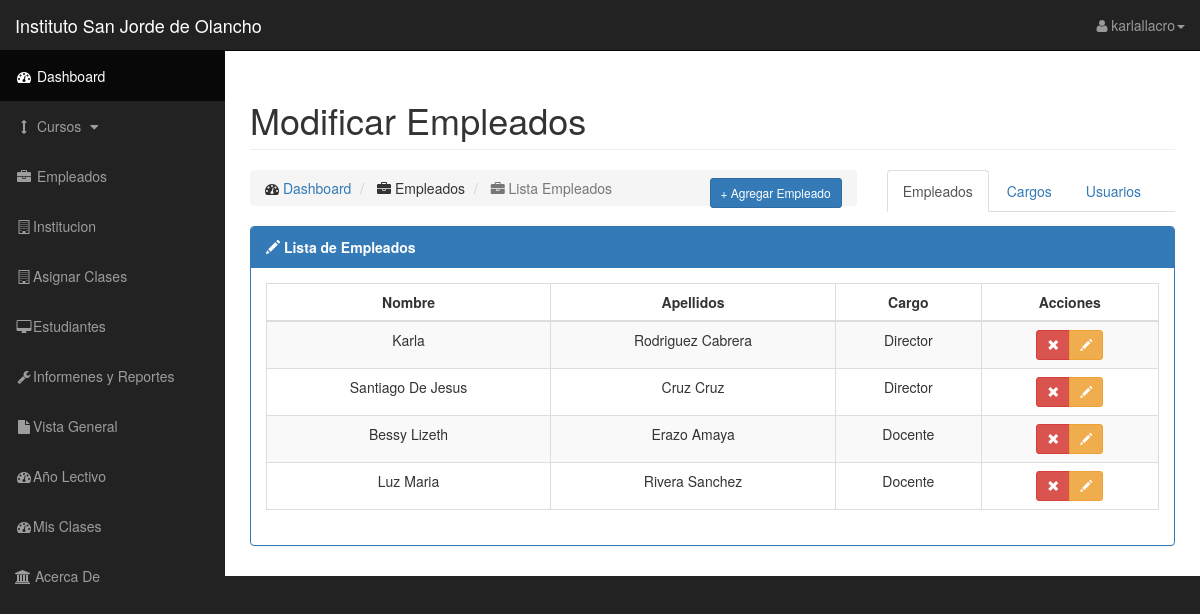
The page /modificarEmpleados.php (signed in) on the database as committed earlier.
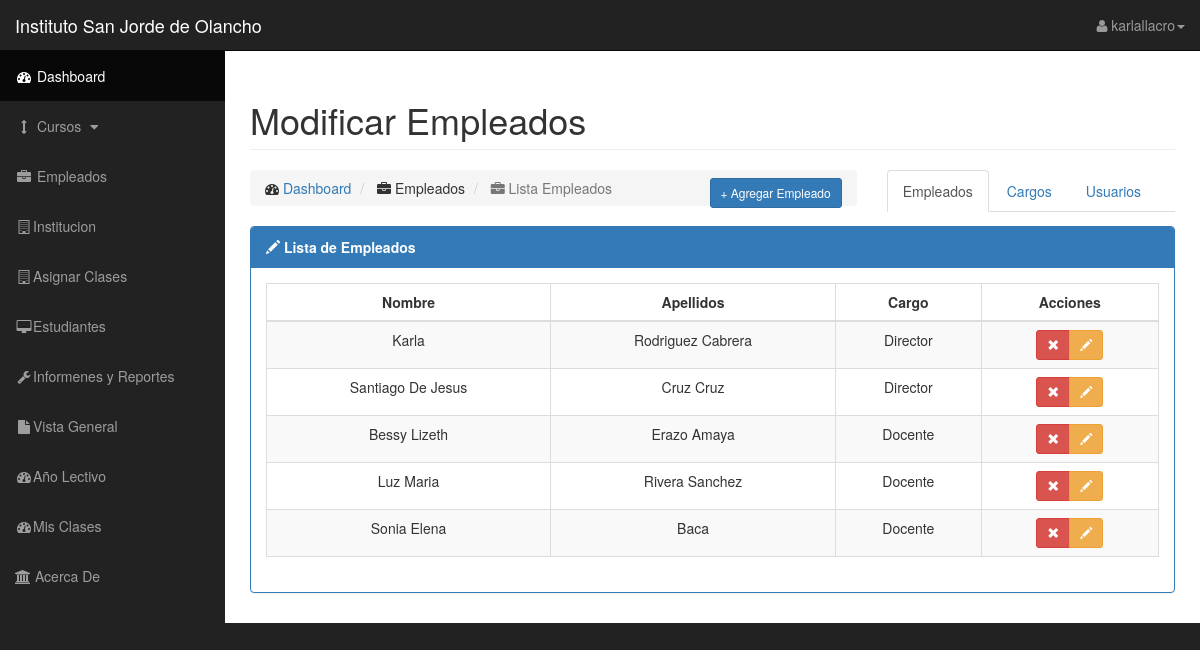
The same page on the database as committed later.
### tables this page shows
CREATE TABLE `empleados` (
  `idEmpleado` int(11) NOT NULL,
  `nombreEmpleado` varchar(50) NOT NULL,
  `apellidoEmpleado` varchar(50) NOT NULL,
  `identidad` int(11) NOT NULL,
  `correo` varchar(50) NOT NULL,
  `fechaNacimiento` date NOT NULL,
  `genero` text NOT NULL,
  `imprema` varchar(50) NOT NULL,
  `idCargo` int(11) NOT NULL,
  `direccion` text NOT NULL,
  `fechaIniLabor` date NOT NULL,
  `celular` varchar(50) NOT NULL,
  `tituloMedia` varchar(50) NOT NULL,
  `tituloUniversitario` varchar(50) NOT NULL
);

CREATE TABLE `cargos` (
  `idCargo` int(11) NOT NULL,
  `nombreCargo` varchar(50) NOT NULL,
  `descripcion` varchar(50) NOT NULL
);

### class/conexionbd.php (called while the page is built, shortened)
<?php
class conexionBD{
	public function __construct(){
        $this->bd= new mysqli(HOST,USER,PASS,BD);
	}
}
 ?>

### class/funciones.php (called while the page is built, shortened)
<?php
require_once "conexionbd.php";
class funcionesBD extends conexionBD{
	public function obtenerEmpleados(){
		$sql="SELECT idEmpleado,nombreEmpleado,apellidoEmpleado,identidad,correo,fechaNacimiento,genero,imprema,empleados.idCargo AS empleadoIdCargo,nombreCargo,direccion,empleados.fechaIniLabor,celular,tituloMedia,tituloUniversitario FROM empleados INNER JOIN cargos ON empleados.idCargo = cargos.idCargo";
		return $this->bd->query($sql);
	}
}
 ?>

### modificarEmpleados.php (the view, shortened to what this page needs)
<?php
include 'class/funciones.php';
if (isset($_SESSION["ses_id"])) {
  $obj=new funcionesBD();
}else{
  echo '<script>
  alert("Tienes que loguearte");
  window.location= "index.php";
  </script>';
};
if($_SESSION['nivelAcceso'] == 3){
$empleados = $obj->obtenerEmpleados();
?>
<?php include_once('layouts/header.php'); ?>
<h1 class="page-header">
    Modificar Empleados
</h1>
<div class="row">
    <div class="col-md-8">
        <ol class="breadcrumb">
            <li>
                <i class="fa fa-dashboard"></i>  <a href="index.php">Dashboard</a>
            </li>
            <li>
                <i class="fa fa-briefcase" aria-hidden="true"></i> Empleados
            </li>
            <li class="active">
                <i class="fa fa-briefcase" aria-hidden="true"></i> Lista Empleados
            </li>
            <a href="insertarEmpleado.php" class="btn btn-primary btn-sm pull-right">+ Agregar Empleado</a>
        </ol>
    </div>
    <div class="col-md-4">
      <ul class="nav nav-tabs">
        <li role="presentation"  class="active" ><a href="modificarEmpleados.php">Empleados</a></li>
        <li role="presentation"><a href="modificarCargos.php">Cargos</a></li>
        <li role="presentation"><a href="registrarUsuarios.php">Usuarios</a></li>
      </ul>
    </div>
</div>
<form action="#" method="post">
<div class="row">
    <div class="col-md-12">
    <div class="panel panel-primary">
      <div class="panel-heading">
        <strong>
          <span class="glyphicon glyphicon-pencil"></span>
          <span>Lista de Empleados</span>
       </strong>
      </div>
        <div class="panel-body">
          <table class="table table-bordered table-striped table-hover">
            <thead>
                <tr>
                    <th class="text-center" >Nombre</th>
                    <th class="text-center" >Apellidos</th>
                    <th class="text-center" >Cargo</th>
                    <th class="text-center">Acciones</th>
                </tr>
            </thead>
            <tbody>
              <?php
               while ($row = mysqli_fetch_assoc($empleados)){ ?>
                <tr>
                    <td class="text-center" ><?php echo $row['nombreEmpleado']; ?></td>
                    <td class="text-center" ><?php echo $row['apellidoEmpleado']; ?></td>
                    <td class="text-center" ><?php echo $row['nombreCargo']; ?></td>
                    <td class="text-center">
                        <div class='btn-group btn-group-sm'>
                          <button name='eliminarEmpleado' class='btn btn-danger' value="<?php echo $row['idEmpleado']; ?>" title='Eliminar Empleado'><span class='glyphicon glyphicon-remove' aria-hidden='true' ></span></button>
                          <button name='editarEmpleado' type="button" value="<?php echo $row['idEmpleado']; ?>" data-toggle='modal' data-target='#modalEditarEmpleado' class='btn btn-warning' title='Editar Empleado' ><span class='glyphicon glyphicon-pencil' aria-hidden='true' ></span></button>
                        </div>
                    </td>
                </tr>
              <?php }; ?>
            </tbody>
          </table>
       </div>
    </div>
  </div>
</div>
</form>
   <?php
}
else{
   echo '<script>
  alert("No Tienes acceso a esta pagina");
   window.location= "home.php";
  </script>';
}
?>
   <?php include_once('layouts/footer.php'); ?>

Rows that differ between the two databases and show on the page:
added empleados: nombreEmpleado "Sonia Elena", apellidoEmpleado "Baca", idCargo.nombreCargo "Docente", $row['idEmpleado'] 5 (drawn)
